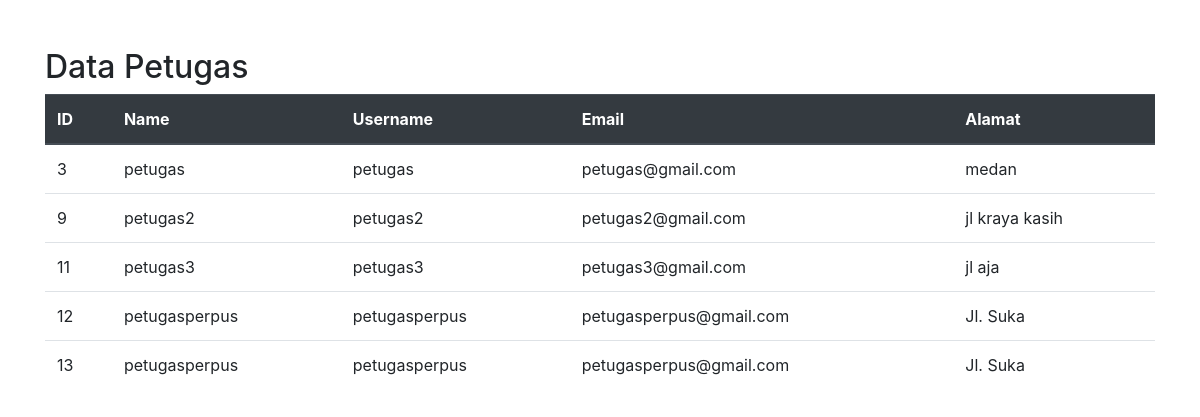
The app's page /petugas.php with its own data.
### tables this page shows
CREATE TABLE `user` (
  `id_user` int(11) NOT NULL,
  `nama` varchar(255) DEFAULT NULL,
  `username` varchar(255) DEFAULT NULL,
  `password` varchar(255) DEFAULT NULL,
  `email` varchar(255) DEFAULT NULL,
  `alamat` text DEFAULT NULL,
  `level` enum('admin','petugas','peminjam') DEFAULT NULL
);

### petugas.php (the view, shortened to what this page needs)
<!DOCTYPE html>
<html lang="en">
<head>
    <link href="https://stackpath.bootstrapcdn.com/bootstrap/4.5.2/css/bootstrap.min.css" rel="stylesheet">
</head>
<body>
    <div class="container mt-5">
        <h2>Data Petugas</h2>
        <table class="table">
            <thead class="thead-dark">
                <tr>
                    <th>ID</th>
                    <th>Name</th>
                    <th>Username</th>
                    <th>Email</th>
                    <th>Alamat</th>
                </tr>
            </thead>
            <tbody>
                <?php
                $query = "SELECT id_user, nama, username, email, alamat FROM user WHERE level = 'petugas'";
                $result = mysqli_query($koneksi, $query);
                while ($row = mysqli_fetch_assoc($result)) {
                    echo "<tr>";
                    echo "<td>" . $row['id_user'] . "</td>";
                    echo "<td>" . $row['nama'] . "</td>";
                    echo "<td>" . $row['username'] . "</td>";
                    echo "<td>" . $row['email'] . "</td>";
                    echo "<td>" . $row['alamat'] . "</td>";
                    echo "</tr>";
                }
                ?>
            </tbody>
        </table>
    </div>
</body>
</html>

### records on screen
user: id_user "3", nama "petugas", username "petugas", email "petugas@gmail.com", alamat "medan"
user: id_user "9", nama "petugas2", username "petugas2", email "petugas2@gmail.com", alamat "jl kraya kasih"
user: id_user "11", nama "petugas3", username "petugas3", email "petugas3@gmail.com", alamat "jl aja"
user: id_user "12", nama "petugasperpus", username "petugasperpus", email "petugasperpus@gmail.com", alamat "Jl. Suka"
user: id_user "13", nama "petugasperpus", username "petugasperpus", email "petugasperpus@gmail.com", alamat "Jl. Suka"
